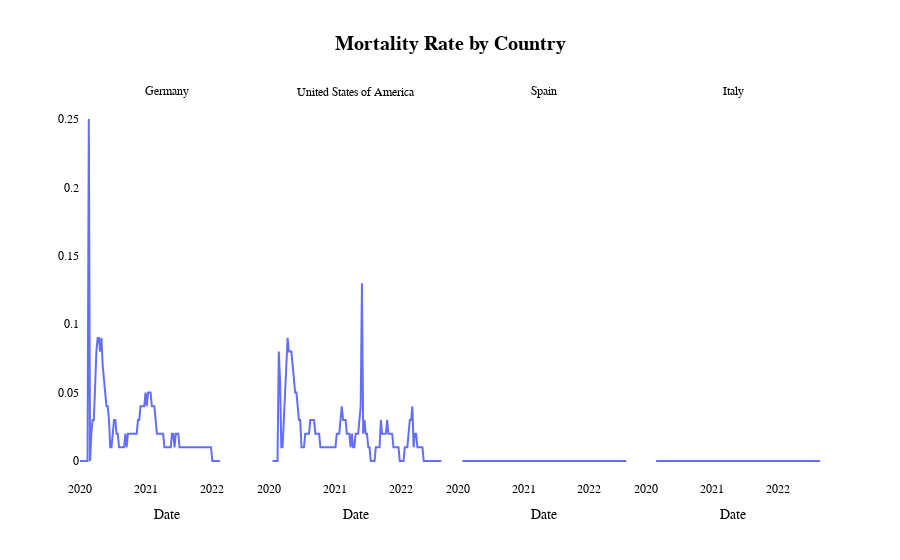

The cell this chart's notebook holds for it:
### Markdown cell above
#### **Evolution of Mortality Rate Over Time**
We now analyze the mortality rate over time for each country. Mortality rate, defined as the ratio of deaths to confirmed cases, provides an essential perspective on the severity of the pandemic and the effectiveness of healthcare responses. By examining its evolution, we can identify key moments where the risk of death was highest and assess how this metric has changed over time.

### Code cell
fig4=px.line(
    macrotable, #data
    x='week_start',
    y='mortality_rate',
    title='Mortality Rate by Country',
    facet_col='country_name',
    labels={'mortality_rate': 'Mortality Rate', 'week_start': 'Date', 'country_name' : 'Country', 'population_older_60_rate': 'Older People Ratio'}
)

fig4.for_each_annotation(lambda a: a.update(text=a.text.split('=')[1]))


fig4.update_layout(
    paper_bgcolor='white',
    plot_bgcolor='white',
    xaxis_title='Date',
    yaxis_title=None,
    legend_title=None,
    font=dict(
        family='Arial',
        size=12,
        color='black'
    ),
    title={
        'font': {
            'size': 20,
            'weight': 'bold'
            },
        'x': 0.5,
    },
    legend=dict(
        orientation="h",
        x=0.4,
        y=1.17)
)
fig4.show()

### Figure 1 — Plotly figure (JSON) as saved in the notebook; plotly's stock layout.template omitted (floating-point values rounded to 4 significant figures; data arrays with more than 128 entries replaced by an {"elided": "..."} marker saying what was removed)
{"data": [{"hovertemplate": "Country=Germany<br>Date=%{x}<br>Mortality Rate=%{y}<extra></extra>", "legendgroup": "", "line": {"color": "#636efa", "dash": "solid"}, "marker": {"symbol": "circle"}, "mode": "lines", "name": "", "orientation": "v", "showlegend": false, "type": "scatter", "x": ["2019-12-30T00:00:00", "2020-01-13T00:00:00", "2020-01-20T00:00:00", "2020-01-27T00:00:00", "2020-02-03T00:00:00", "2020-02-10T00:00:00", "2020-02-17T00:00:00", "2020-02-24T00:00:00", "2020-03-02T00:00:00", "2020-03-09T00:00:00", "2020-03-16T00:00:00", "2020-03-23T00:00:00", "2020-03-30T00:00:00", "2020-04-06T00:00:00", "2020-04-13T00:00:00", "2020-04-20T00:00:00", "2020-04-27T00:00:00", "2020-05-04T00:00:00", "2020-05-11T00:00:00", "2020-05-18T00:00:00", "2020-05-25T00:00:00", "2020-06-01T00:00:00", "2020-06-08T00:00:00", "2020-06-15T00:00:00", "2020-06-22T00:00:00", "2020-06-29T00:00:00", "2020-07-06T00:00:00", "2020-07-13T00:00:00", "2020-07-20T00:00:00", "2020-07-27T00:00:00", "2020-08-03T00:00:00", "2020-08-10T00:00:00", "2020-08-17T00:00:00", "2020-08-24T00:00:00", "2020-08-31T00:00:00", "2020-09-07T00:00:00", "2020-09-14T00:00:00", "2020-09-21T00:00:00", "2020-09-28T00:00:00", "2020-10-05T00:00:00", "2020-10-12T00:00:00", "2020-10-19T00:00:00", "2020-10-26T00:00:00", "2020-11-02T00:00:00", "2020-11-09T00:00:00", "2020-11-16T00:00:00", "2020-11-23T00:00:00", "2020-11-30T00:00:00", "2020-12-07T00:00:00", "2020-12-14T00:00:00", "2020-12-21T00:00:00", "2020-12-28T00:00:00", "2021-01-04T00:00:00", "2021-01-11T00:00:00", "2021-01-18T00:00:00", "2021-01-25T00:00:00", "2021-02-01T00:00:00", "2021-02-08T00:00:00", "2021-02-15T00:00:00", "2021-02-22T00:00:00", "2021-03-01T00:00:00", "2021-03-08T00:00:00", "2021-03-15T00:00:00", "2021-03-22T00:00:00", "2021-03-29T00:00:00", "2021-04-05T00:00:00", "2021-04-12T00:00:00", "2021-04-19T00:00:00", "2021-04-26T00:00:00", "2021-05-03T00:00:00", "2021-05-10T00:00:00", "2021-05-17T00:00:00", "2021-05-24T00:00:00", "2021-05-31T00:00:00", "2021-06-07T00:00:00", "2021-06-14T00:00:00", "2021-06-21T00:00:00", "2021-06-28T00:00:00", "2021-07-05T00:00:00", "2021-07-12T00:00:00", "2021-07-19T00:00:00", "2021-07-26T00:00:00", "2021-08-02T00:00:00", "2021-08-09T00:00:00", "2021-08-16T00:00:00", "2021-08-23T00:00:00", "2021-08-30T00:00:00", "2021-09-06T00:00:00", "2021-09-13T00:00:00", "2021-09-20T00:00:00", "2021-09-27T00:00:00", "2021-10-04T00:00:00", "2021-10-11T00:00:00", "2021-10-18T00:00:00", "2021-10-25T00:00:00", "2021-11-01T00:00:00", "2021-11-08T00:00:00", "2021-11-15T00:00:00", "2021-11-22T00:00:00", "2021-11-29T00:00:00", "2021-12-06T00:00:00", "2021-12-13T00:00:00", "2021-12-20T00:00:00", "2021-12-27T00:00:00", "2022-01-03T00:00:00", "2022-01-10T00:00:00", "2022-01-17T00:00:00", "2022-01-24T00:00:00", "2022-01-31T00:00:00", "2022-02-07T00:00:00", "2022-02-14T00:00:00"], "xaxis": "x", "y": [0, 0, 0, 0, 0, 0, 0.25, 0, 0.02, 0.03, 0.03, 0.06, 0.08, 0.09, 0.09, 0.08, 0.09, 0.07, 0.06, 0.05, 0.04, 0.04, 0.03, 0.01, 0.01, 0.02, 0.03, 0.03, 0.02, 0.02, 0.01, 0.01, 0.01, 0.01, 0.01, 0.02, 0.01, 0.02, 0.02, 0.02, 0.02, 0.02, 0.02, 0.02, 0.02, 0.03, 0.03, 0.04, 0.04, 0.04, 0.04, 0.05, 0.04, 0.05, 0.05, 0.05, 0.04, 0.04, 0.04, 0.03, 0.02, 0.02, 0.02, 0.02, 0.02, 0.02, 0.01, 0.01, 0.01, 0.01, 0.01, 0.01, 0.02, 0.02, 0.01, 0.02, 0.02, 0.02, 0.01, 0.01, 0.01, 0.01, 0.01, 0.01, 0.01, 0.01, 0.01, 0.01, 0.01, 0.01, 0.01, 0.01, 0.01, 0.01, 0.01, 0.01, 0.01, 0.01, 0.01, 0.01, 0.01, 0.01, 0.01, 0.01, 0, 0, 0, 0, 0, 0, 0], "yaxis": "y"}, {"hovertemplate": "Country=United States of America<br>Date=%{x}<br>Mortality Rate=%{y}<extra></extra>", "legendgroup": "", "line": {"color": "#636efa", "dash": "solid"}, "marker": {"symbol": "circle"}, "mode": "lines", "name": "", "orientation": "v", "showlegend": false, "type": "scatter", "x": {"elided": "135 str values"}, "xaxis": "x2", "y": {"elided": "135 float values"}, "yaxis": "y2"}, {"hovertemplate": "Country=Spain<br>Date=%{x}<br>Mortality Rate=%{y}<extra></extra>", "legendgroup": "", "line": {"color": "#636efa", "dash": "solid"}, "marker": {"symbol": "circle"}, "mode": "lines", "name": "", "orientation": "v", "showlegend": false, "type": "scatter", "x": ["2020-01-27T00:00:00", "2020-02-24T00:00:00", "2020-03-02T00:00:00", "2020-03-09T00:00:00", "2020-03-16T00:00:00", "2020-03-23T00:00:00", "2020-03-30T00:00:00", "2020-04-06T00:00:00", "2020-04-13T00:00:00", "2020-04-20T00:00:00", "2020-04-27T00:00:00", "2020-05-04T00:00:00", "2020-05-11T00:00:00", "2020-05-18T00:00:00", "2020-05-25T00:00:00", "2020-06-01T00:00:00", "2020-06-08T00:00:00", "2020-06-15T00:00:00", "2020-06-22T00:00:00", "2020-06-29T00:00:00", "2020-07-06T00:00:00", "2020-07-13T00:00:00", "2020-07-20T00:00:00", "2020-07-27T00:00:00", "2020-08-03T00:00:00", "2020-08-10T00:00:00", "2020-08-17T00:00:00", "2020-08-24T00:00:00", "2020-08-31T00:00:00", "2020-09-07T00:00:00", "2020-09-14T00:00:00", "2020-09-21T00:00:00", "2020-09-28T00:00:00", "2020-10-05T00:00:00", "2020-10-12T00:00:00", "2020-10-19T00:00:00", "2020-10-26T00:00:00", "2020-11-02T00:00:00", "2020-11-09T00:00:00", "2020-11-16T00:00:00", "2020-11-23T00:00:00", "2020-11-30T00:00:00", "2020-12-07T00:00:00", "2020-12-14T00:00:00", "2020-12-21T00:00:00", "2020-12-28T00:00:00", "2021-01-04T00:00:00", "2021-01-11T00:00:00", "2021-01-18T00:00:00", "2021-01-25T00:00:00", "2021-02-01T00:00:00", "2021-02-08T00:00:00", "2021-02-15T00:00:00", "2021-02-22T00:00:00", "2021-03-01T00:00:00", "2021-03-08T00:00:00", "2021-03-15T00:00:00", "2021-03-22T00:00:00", "2021-03-29T00:00:00", "2021-04-05T00:00:00", "2021-04-12T00:00:00", "2021-04-19T00:00:00", "2021-04-26T00:00:00", "2021-05-03T00:00:00", "2021-05-10T00:00:00", "2021-05-17T00:00:00", "2021-05-24T00:00:00", "2021-05-31T00:00:00", "2021-06-07T00:00:00", "2021-06-14T00:00:00", "2021-06-21T00:00:00", "2021-06-28T00:00:00", "2021-07-05T00:00:00", "2021-07-12T00:00:00", "2021-07-19T00:00:00", "2021-07-26T00:00:00", "2021-08-02T00:00:00", "2021-08-09T00:00:00", "2021-08-16T00:00:00", "2021-08-23T00:00:00", "2021-08-30T00:00:00", "2021-09-06T00:00:00", "2021-09-13T00:00:00", "2021-09-20T00:00:00", "2021-09-27T00:00:00", "2021-10-04T00:00:00", "2021-10-11T00:00:00", "2021-10-18T00:00:00", "2021-10-25T00:00:00", "2021-11-01T00:00:00", "2021-11-08T00:00:00", "2021-11-15T00:00:00", "2021-11-22T00:00:00", "2021-11-29T00:00:00", "2021-12-06T00:00:00", "2021-12-13T00:00:00", "2021-12-20T00:00:00", "2021-12-27T00:00:00", "2022-01-03T00:00:00", "2022-01-10T00:00:00", "2022-01-17T00:00:00", "2022-01-24T00:00:00", "2022-01-31T00:00:00", "2022-02-07T00:00:00", "2022-02-14T00:00:00", "2022-02-21T00:00:00", "2022-02-28T00:00:00", "2022-03-07T00:00:00", "2022-03-14T00:00:00", "2022-03-21T00:00:00", "2022-03-28T00:00:00", "2022-04-04T00:00:00", "2022-04-11T00:00:00", "2022-04-18T00:00:00", "2022-04-25T00:00:00", "2022-05-02T00:00:00", "2022-05-09T00:00:00", "2022-05-16T00:00:00", "2022-05-23T00:00:00", "2022-05-30T00:00:00", "2022-06-06T00:00:00", "2022-06-13T00:00:00", "2022-06-20T00:00:00", "2022-06-27T00:00:00", "2022-07-04T00:00:00", "2022-07-11T00:00:00", "2022-07-18T00:00:00", "2022-07-25T00:00:00"], "xaxis": "x3", "y": [0, 0, 0, 0, 0, 0, 0, 0, 0, 0, 0, 0, 0, 0, 0, 0, 0, 0, 0, 0, 0, 0, 0, 0, 0, 0, 0, 0, 0, 0, 0, 0, 0, 0, 0, 0, 0, 0, 0, 0, 0, 0, 0, 0, 0, 0, 0, 0, 0, 0, 0, 0, 0, 0, 0, 0, 0, 0, 0, 0, 0, 0, 0, 0, 0, 0, 0, 0, 0, 0, 0, 0, 0, 0, 0, 0, 0, 0, 0, 0, 0, 0, 0, 0, 0, 0, 0, 0, 0, 0, 0, 0, 0, 0, 0, 0, 0, 0, 0, 0, 0, 0, 0, 0, 0, 0, 0, 0, 0, 0, 0, 0, 0, 0, 0, 0, 0, 0, 0, 0, 0, 0, 0, 0, 0, 0, 0, 0], "yaxis": "y3"}, {"hovertemplate": "Country=Italy<br>Date=%{x}<br>Mortality Rate=%{y}<extra></extra>", "legendgroup": "", "line": {"color": "#636efa", "dash": "solid"}, "marker": {"symbol": "circle"}, "mode": "lines", "name": "", "orientation": "v", "showlegend": false, "type": "scatter", "x": {"elided": "131 str values"}, "xaxis": "x4", "y": {"elided": "131 int values"}, "yaxis": "y4"}], "layout": {"annotations": [{"font": {}, "showarrow": false, "text": "Germany", "x": 0.1175, "xanchor": "center", "xref": "paper", "y": 1, "yanchor": "bottom", "yref": "paper"}, {"font": {}, "showarrow": false, "text": "United States of America", "x": 0.3725, "xanchor": "center", "xref": "paper", "y": 1, "yanchor": "bottom", "yref": "paper"}, {"font": {}, "showarrow": false, "text": "Spain", "x": 0.6275, "xanchor": "center", "xref": "paper", "y": 1, "yanchor": "bottom", "yref": "paper"}, {"font": {}, "showarrow": false, "text": "Italy", "x": 0.8825, "xanchor": "center", "xref": "paper", "y": 1, "yanchor": "bottom", "yref": "paper"}], "font": {"color": "black", "family": "Arial", "size": 12}, "legend": {"orientation": "h", "title": {}, "tracegroupgap": 0, "x": 0.4, "y": 1.17}, "paper_bgcolor": "white", "plot_bgcolor": "white", "title": {"font": {"size": 20, "weight": "bold"}, "text": "Mortality Rate by Country", "x": 0.5}, "xaxis": {"anchor": "y", "domain": [0, 0.235], "title": {"text": "Date"}}, "xaxis2": {"anchor": "y2", "domain": [0.255, 0.49], "matches": "x", "title": {"text": "Date"}}, "xaxis3": {"anchor": "y3", "domain": [0.51, 0.745], "matches": "x", "title": {"text": "Date"}}, "xaxis4": {"anchor": "y4", "domain": [0.765, 1.0], "matches": "x", "title": {"text": "Date"}}, "yaxis": {"anchor": "x", "domain": [0, 1], "title": {}}, "yaxis2": {"anchor": "x2", "domain": [0, 1], "matches": "y", "showticklabels": false}, "yaxis3": {"anchor": "x3", "domain": [0, 1], "matches": "y", "showticklabels": false}, "yaxis4": {"anchor": "x4", "domain": [0, 1], "matches": "y", "showticklabels": false}}}
